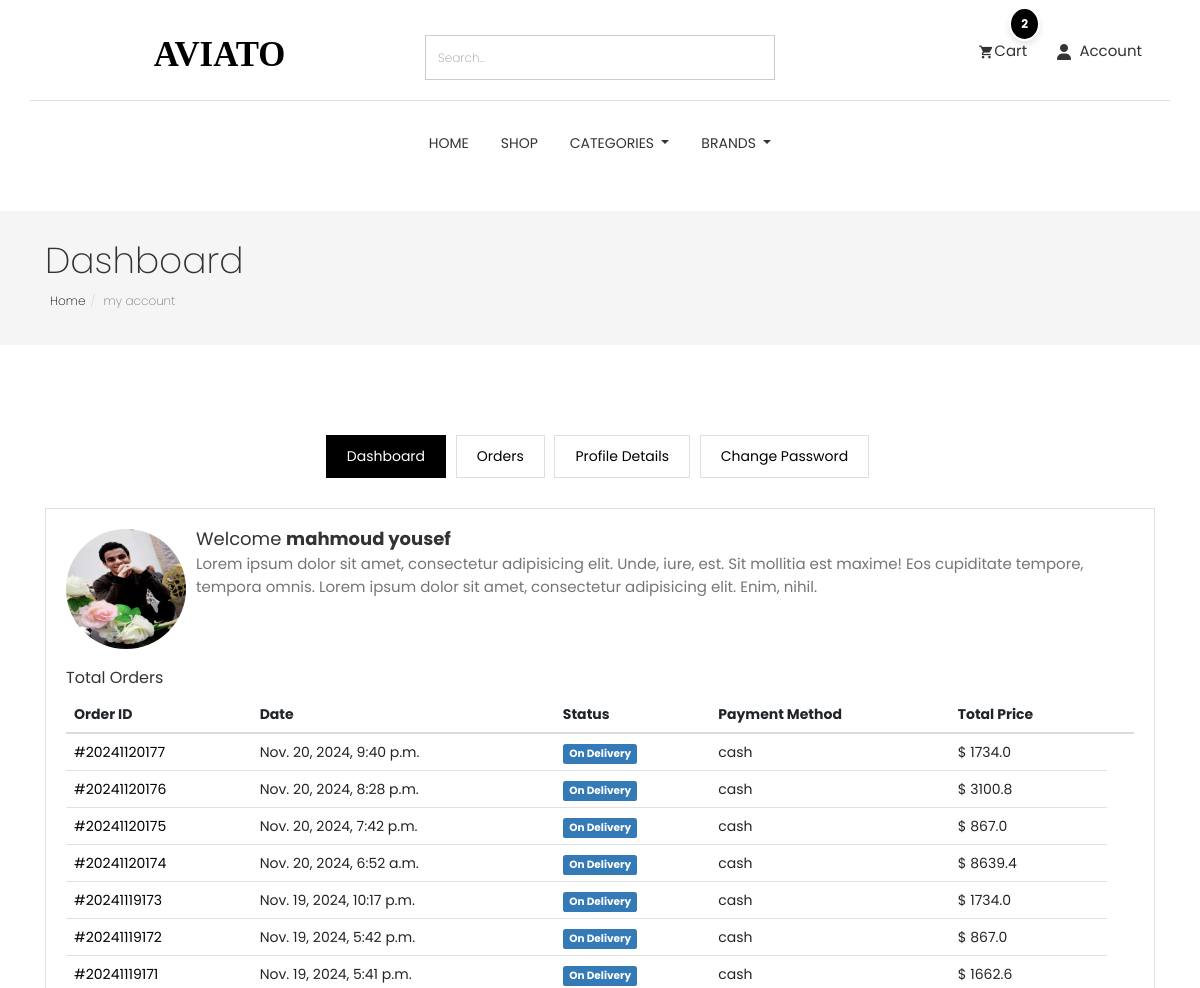
The page /accounts/dashboard/ (signed in, upper part) on the database as committed earlier.
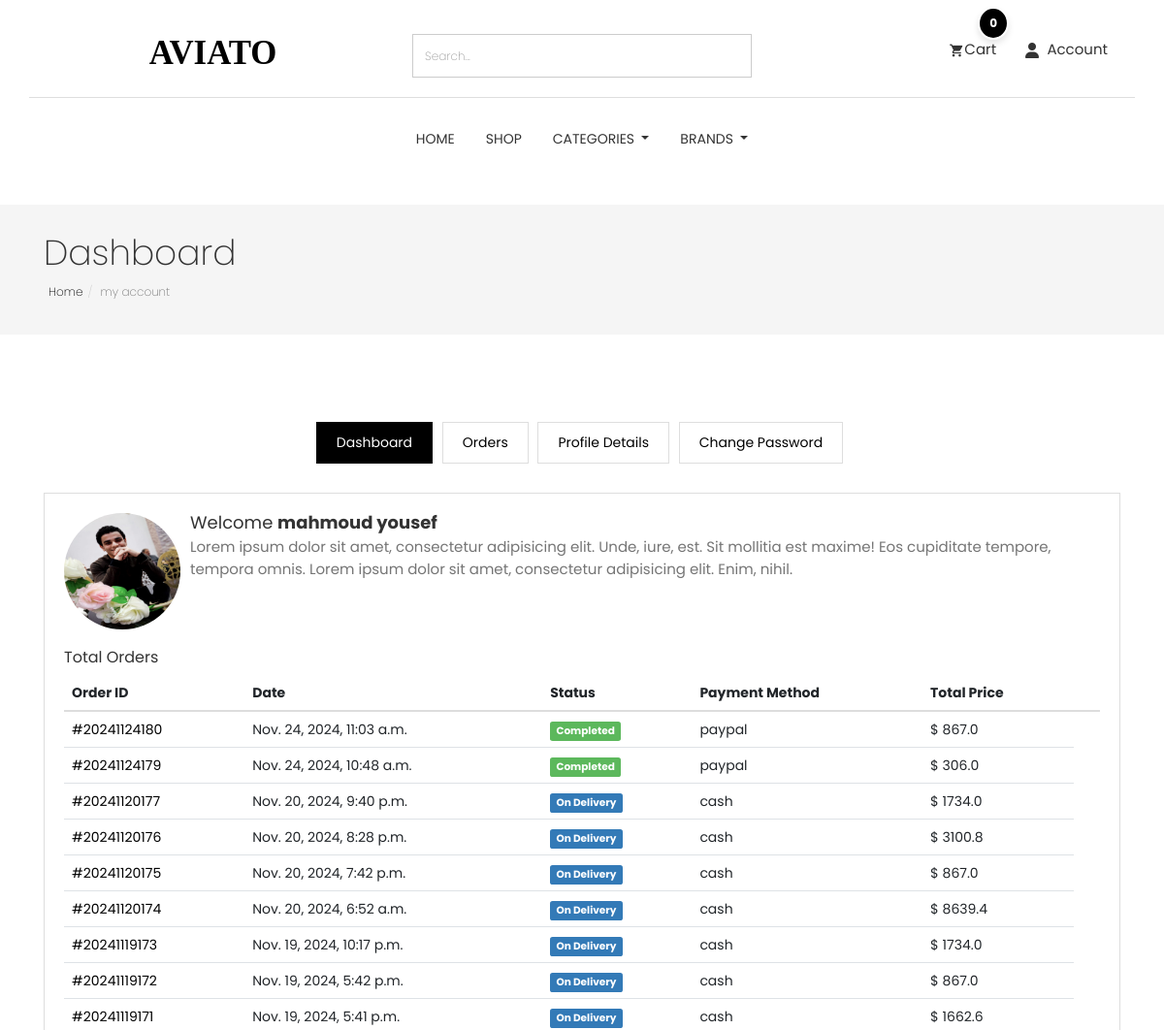
The same page on the database as committed later.
### accounts/models.py (models this page shows, shortened)
class Profile(models.Model):
    user = models.OneToOneField(User,on_delete=models.CASCADE)
    image = models.ImageField(upload_to='users_images/',blank=True , null=True)
    about = models.TextField(max_length=4000 , blank=True , null=True)
    country = models.CharField(max_length=50 ,blank=True, null=True)
    address_line_1 = models.CharField( max_length=50 , blank=True , null=True)
    address_line_2 = models.CharField( max_length=50 , blank=True , null=True)
    headline = models.CharField(max_length=50 , blank=True, null=True)
    city = models.CharField(max_length=50 ,blank=True, null=True)
    otp = models.IntegerField(null=True, blank=True)  # Store OTP here
    @property
    def full_name(self):
        return f'{self.user.first_name} {self.user.last_name}'

class User(AbstractBaseUser):
    first_name      = models.CharField(max_length=50)
    last_name       = models.CharField(max_length=50)
    username        = models.CharField(max_length=50, unique=True)
    email           = models.EmailField(max_length=100, unique=True)
    phone_number    = models.CharField(max_length=50)
    date_joined     = models.DateTimeField(auto_now_add=True)
    last_login      = models.DateTimeField(auto_now_add=True)
    is_admin        = models.BooleanField(default=False)
    is_staff        = models.BooleanField(default=False)
    is_active        = models.BooleanField(default=False)
    is_superadmin        = models.BooleanField(default=False)
    USERNAME_FIELD = 'email'
    REQUIRED_FIELDS = ['username', 'first_name', 'last_name']
    objects = MyAccountManager()

### order/models.py (models this page shows, shortened)
class Order(models.Model):
    STATUS = (
        ('New', 'New'),
        ('On Delivery', 'On Delivery'),  # Add On Delivery status here
        ('Completed', 'Completed'),
        ('Cancelled', 'Cancelled'),
    )
    user = models.ForeignKey(User, verbose_name=_("user order"),on_delete=models.SET_NULL , null=True)
    payment = models.ForeignKey(Payment,  verbose_name=_("payment order"),on_delete=models.SET_NULL ,blank=True , null=True)
    order_number = models.CharField(_("order_number"),max_length=50)
    first_name = models.CharField(_("first_name"),max_length=50)
    last_name = models.CharField(_("last_name"),max_length=50)
    phone = models.CharField(_("phone"),max_length=50)
    zip_code = models.CharField(_("zip_code"),max_length=50,blank=True)
    email = models.EmailField(_("email"), max_length=254)
    address_line_1 = models.CharField(_("address_line_1"), max_length=50)
    address_line_2 = models.CharField(_("address_line_2"), max_length=50 , blank=True)
    country = models.CharField(_("country"), max_length=50 )
    state = models.CharField(_("state"), max_length=50 )
    payment_method = models.CharField(_("payment_method"), max_length=50 )
    city = models.CharField(_("city"), max_length=50 )
    order_note = models.CharField(_("order_note"), max_length=1000 , blank=True)
    order_total = models.FloatField(_("order_total"),)
    tax = models.FloatField(_("tax"),)
    status = models.CharField(_("status"),choices=STATUS,default='New' , max_length=15)
    ip = models.CharField(_("ip"),max_length=50  ,blank=True)
    is_orderd = models.BooleanField(_("is_orderd"),default=False)
    created_at = models.DateTimeField(_("created_at"), default=timezone.now)
    updated_at = models.DateTimeField(_("updated_at"),default=timezone.now)
    class Meta:
        verbose_name = _("Orders")
        verbose_name_plural = _("Orders")

### accounts/views.py (the view)
# urls.py: path('dashboard/' , views.dashboard , name="dashboard" ),
@login_required(login_url='login')
def dashboard(request):
    profile=Profile.objects.get(user=request.user)
    orders = Order.objects.order_by('-created_at').filter(user_id=request.user.id,is_orderd=True)
    orders_count = orders.count()
    return render(request,'profile/dashboard.html',{
        'profile':profile,
        'orders':orders,
        'orders_count':orders_count,
    })

### cart/models.py (called while the page is built)
    def sub_total(self):
        return self.product.price * self.quantity

### category/category_context.py (called while the page is built)
def nav_links(request):
    categories_nav = Category.objects.all()
    subcategories_nav = Subcategory.objects.all()
    brands_nav = Brand.objects.all()
    context = {
        'categories_nav':categories_nav,
        'brands_nav':brands_nav,
        'subcategories_nav':subcategories_nav,
    }
    return context

### category/models.py (called while the page is built)
    def get_url(self):
        return reverse('products_by_subcategory',args=[self.id])

### store/models.py (called while the page is built)
    def get_url(self):
        return reverse('products_by_brand',args=[self.id])

    def __str__(self):
        return self.name

### accounts/templates/profile/dashboard.html (shortened to what this page needs)
{% extends "base.html" %}
{% load static %}
{% block body %}
<section class="page-header">
	<div class="container">
		<div class="row">
			<div class="col-md-12">
				<div class="content">
					<h1 class="page-name">Dashboard</h1>
					<ol class="breadcrumb">
						<li><a href="/">Home</a></li>
						<li class="active">my account</li>
					</ol>
				</div>
			</div>
		</div>
	</div>
</section>
<section class="user-dashboard page-wrapper">
	<div class="container">
		<div class="row">
			<div class="col-md-12">
				<ul class="list-inline dashboard-menu text-center">
					<li><a class="active" href="{% url 'dashboard' %}">Dashboard</a></li>
					<li><a href="{% url 'orders'%}">Orders</a></li>
					<li><a href="{% url 'profile' %}">Profile Details</a></li>
                    <li><a href="{% url 'change_password' %}">Change Password</a></li>
				</ul>
				<div class="dashboard-wrapper user-dashboard">
					<div class="media">
						<div class="pull-left">
							<img class="media-object user-img" src="{% if profile.image %} {{profile.image.url}} {% endif %}" alt="Image">
						</div>
						<div class="media-body">
							<h2 class="media-heading">Welcome <strong>{{profile.full_name}}</strong></h2>
							<p>Lorem ipsum dolor sit amet, consectetur adipisicing elit. Unde, iure, est. Sit mollitia est maxime! Eos
								cupiditate tempore, tempora omnis. Lorem ipsum dolor sit amet, consectetur adipisicing elit. Enim, nihil. </p>
						</div>
					</div>
					<div class="total-order mt-20">
						<h4>Total Orders</h4>
						<div class="table-responsive">
							<table class="table">
								<thead>
									<tr>
										<th>Order ID</th>
										<th>Date</th>
										<th>Status</th>
										<th>Payment Method</th>
										<th>Total Price</th>
										<th></th>
									</tr>
								</thead>
								<tbody>
									{% for order in orders %}
									<tr>
										<td><a href="{% url 'order_detail' order.order_number %}">#{{order.order_number}}</a></td>
										<td>{{order.created_at}}</td>
										{% if order.status == "On Delivery" %}
									<td><span class="label label-primary">{{order.status}}</span></td>
                                    {% elif order.status == "Completed" %}
                                    <td><span class="label label-success">{{order.status}}</span></td>
                                    {% elif order.status == "Cancelled" %}
                                    <td><span class="label label-danger">{{order.status}}</span></td>
                                    {% elif order.status == "New" %}
                                    <td><span class="label label-info">{{order.status}}</span></td>
                                    {% endif %}
										<td>{{order.payment_method}}</td>
										<td>$ {{order.order_total}}</td>
									</tr>
									{% endfor %}
								</tbody>
							</table>
						</div>
					</div>
				</div>
			</div>
		</div>
	</div>
</section>
{% endblock body %}

### templates/base.html (shortened to what this page needs)
{% load static %}
<!DOCTYPE html>
<html lang="en">
<head>
	<link rel="stylesheet" href="https://cdnjs.cloudflare.com/ajax/libs/font-awesome/5.15.4/css/all.min.css" />
	<link rel="stylesheet" href="{% static 'plugins/themefisher-font/style.css'%}">
	<link rel="stylesheet" href="{% static 'plugins/bootstrap/css/bootstrap2.min.css'%}">
	<link rel="stylesheet" href="{% static 'plugins/bootstrap/css/bootstrap.min.css'%}">
	<link rel="stylesheet" href="{% static 'plugins/animate/animate.css'%}">
	<link rel="stylesheet" href="{% static 'plugins/slick/slick.css'%}">
	<link rel="stylesheet" href="{% static 'plugins/slick/slick-theme.css'%}">
	<link rel="stylesheet" href="{% static 'css/style.css'%}">
	<link rel="stylesheet" href="{% static 'css/all.min.css'%}">
</head>
<body id="body">
	<section class="top-header">
		<div class="container">
			<div class="row">
				<div class="col-md-4 col-xs-12 pt-2 col-sm-4">
					<div class="logo text-center mb-3 mb-md-0">
						<a href="/">
							<svg width="135px" height="29px" viewBox="0 0 155 29" version="1.1"
								xmlns="http://www.w3.org/2000/svg" xmlns:xlink="http://www.w3.org/1999/xlink">
								<g id="Page-1" stroke="none" stroke-width="1" fill="none" fill-rule="evenodd"
									font-size="40" font-family="AustinBold, Austin" font-weight="bold">
									<g id="Group" transform="translate(-108.000000, -297.000000)" fill="#000000">
										<text id="AVIATO">
											<tspan x="108.94" y="325">AVIATO</tspan>
										</text>
									</g>
								</g>
							</svg>
						</a>
					</div>
				</div>
				<div class="col-md-4 col-xs-12  col-sm-4">
					<form class="w-100" action="{% url 'search' %}"><input name="q" type="text" class="form-control"
							placeholder="Search..."></form>
				</div>
				<div class="col-md-4 col-xs-12 mt-2 col-sm-4">
					<ul class="top-menu text-right list-inline">
						<li class="dropdown cart-nav dropdown-slide">
							<a href="{% url 'cart' %}" class="position-relative" data-toggle="dropdown"
								data-hover="dropdown"><i class="tf-ion-android-cart"></i>Cart<div
									class="cart-item-count">
									{{quantity}}
								</div></a>
						</li>
						<li class="dropdown search dropdown-slide">
							<a href="{% url 'search' %}" name="q" class="" data-toggle="dropdown"
								data-hover="dropdown"><i class="fa-solid fa-user "></i>
								<span class="ms-1">Account</span>
								</a>
						</li>
					</ul>
				</div>
			</div>
		</div>
	</section>
	<section class="menu">
		<nav class="navbar navigation">
			<div class="container">
				<div id="navbar" class="navbar-collapse collapse text-center">
					<ul class="nav navbar-nav">
						<li class="dropdown {% if request.path == '/' %}active{% endif %} ">
							<a href="/">Home</a>
						</li>
						<li class="dropdown {% if request.path == '/products/' %}active{% endif %} ">
							<a href="{% url 'product_list'%}">Shop</a>
						</li>
						<li class="dropdown full-width dropdown-slide">
							<a href="#" class="dropdown-toggle" data-toggle="dropdown" data-hover="dropdown"
								data-delay="350" role="button" aria-haspopup="true" aria-expanded="false">Categories
							</a>
						</li>
						<li class="dropdown dropdown-slide">
							<a href="#!" class="dropdown-toggle" data-toggle="dropdown" data-hover="dropdown"
								data-delay="350" role="button" aria-haspopup="true" aria-expanded="false">Brands
							</a>
						</li>
					</ul>
				</div>
			</div>
		</nav>
	</section>
	{% block body %}
	{% endblock body %}
</body>
</html>

### static/css/style.css (style rules this page uses)
body { line-height: 1.5; font-family: "Poppins", sans-serif; -webkit-font-smoothing: antialiased; }
p { font-family: "Poppins", sans-serif; color: #757575; font-size: 15px; }
h1, h2, h3, h4, h5, h6 { font-family: "Poppins", sans-serif; }
h1, h2, h3, h4, h5, h6 { font-weight: 400; }
ol, ul { margin: 0; padding: 0; list-style: none; }
a, a:focus, a:hover { text-decoration: none; outline: 0; color: #000; }
input[type=email], input[type=password], input[type=text], input[type=tel] { border-radius: 0; box-shadow: none; height: 45px; outline: none; font-weight: 200; font-size: 12px; }
.form-control { box-shadow: none; border-radius: 0; }
.mt-20 { margin-top: 20px; }
.w-100 { width: 100%; }
.page-header { background: #f5f5f5; margin-top: 20px; border-bottom: none; padding: 30px 0; }
.page-header h1 { font-weight: 200; margin: 0 0 6px 0; }
.page-header .breadcrumb { background: transparent; padding: 5px; margin: 0; }
.page-header .breadcrumb li { font-weight: 200; font-size: 12px; }
.page-header .breadcrumb li a { color: #000; }
.page-wrapper { padding: 70px 0; }
.dropdown-slide { position: static; }
.top-header .container { padding-top: 35px; padding-bottom: 20px; border-bottom: 1px solid #dedede; }
.top-header .top-menu > li > a { color: #333; font-size: 15px; padding: 0 8px; }
.top-header .top-menu > li > a i { font-size: 16px; margin-right: 2px; vertical-align: middle; }
.top-header .logo a { display: inline-block; }
.navigation { margin-bottom: 0; padding: 10px 0; }
.navigation .navbar-nav > li { position: static; }
.navigation .navbar-nav > li > a { color: #333; font-size: 14px; padding: 20px 15px; text-transform: uppercase; transition: 0.2s ease-in-out 0s; border: 1px solid transparent; }
.navigation .container { position: relative; }
.navigation .navbar-nav { float: none; display: inline-block; }
.dashboard-menu .active { background: #000; color: #fff; border: 1px solid #000; }
.dashboard-menu li { padding: 0; margin: 0 3px; }
.dashboard-menu li a { padding: 10px 20px; border: 1px solid #dedede; display: inline-block; }
.dashboard-wrapper { border: 1px solid #dedede; margin-top: 30px; padding: 20px; }
.dashboard-wrapper h2 { font-size: 18px; }
.dashboard-wrapper h4 { font-size: 16px; }
.dashboard-wrapper .user-img { width: 120px; height: 120px; border-radius: 50%; }
.cart-item-count { position: absolute; bottom: 20px; right: -5px; padding: 6px 10px; font-size: 12px; color: #fff; background-color: #000000; border-radius: 50%; box-shadow: 0 4px 6px rgba(0, 0, 0, 0.1); font-weight: bold; z-index: 10; border: 2px solid #fff; transition: transform 0.3s ease; animation: fadeIn 0.5s ease-out, bounce 2s infinite 3s; }

Rows that differ between the two databases and show on the page:
added Order: order_number "20241124180", created_at "Nov. 24, 2024, 11:03 a.m.", status "Completed", payment_method "paypal", order_total "867.0"
added Order: order_number "20241124179", created_at "Nov. 24, 2024, 10:48 a.m.", status "Completed", payment_method "paypal", order_total "306.0"
Other text that changed with them:
{{ quantity }}: "2" → "0"
